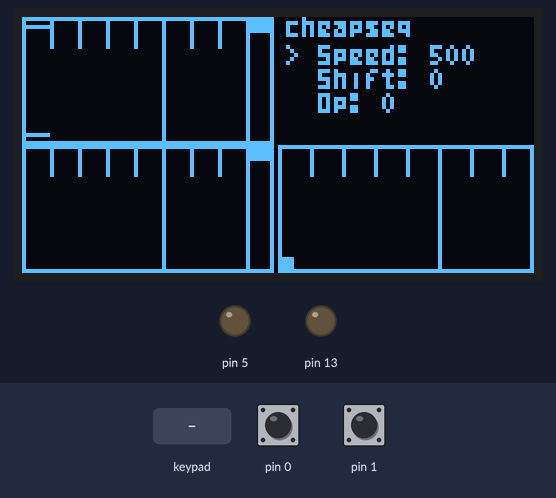
Recording of a sketch running on a simulated Arduino Leonardo, built with avr-gcc and run on an emulated ATmega32U4. Shown: 128×64 one-colour display, output pins drawn as LEDs (lit = HIGH). Wiring (inferred from the signals the program sends): 5×5 keypad (labels assumed): rows pin 10, pin 8, pin 7, pin 6, pin 4; columns pin 14, pin 15, pin 16, pin 18, pin 19. The test bench sets the inputs (shaded band); at power-on: pin 0 HIGH, pin 1 HIGH.

Above: at 1.2 s.
1.3 s: key '7' pressed
At 1.93 s:
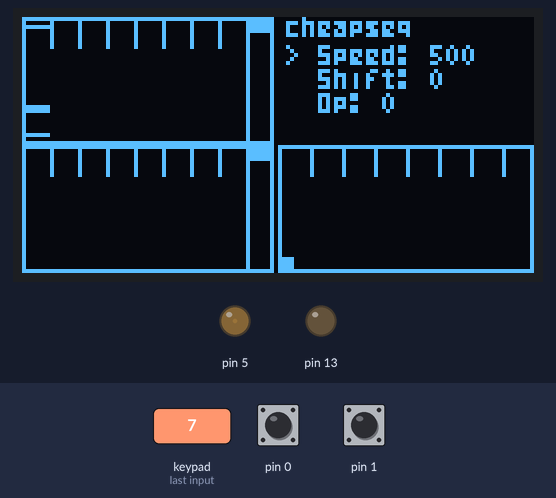
4.3 s: keypad keys 1 2 3 4 pressed 0.4 s apart
At 4.75 s:
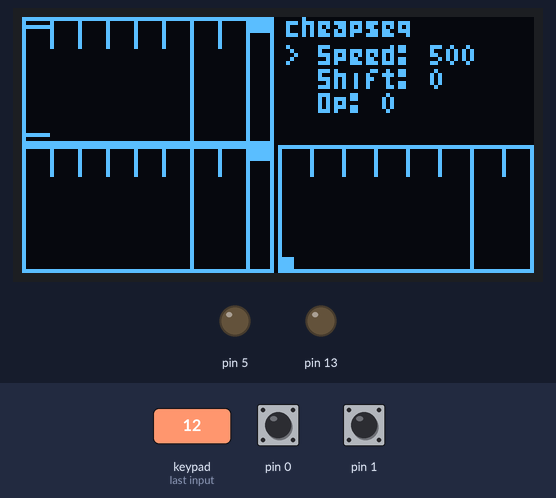
Timing chart, 0 to 7.3 s (numbered marks = the images above; inputs shaded):
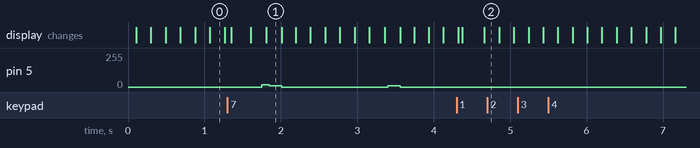

Measured:
- after the input at 1.3 s, pin 5: 0/255 → 16/255 after 0.45 s, → 8/255 0.10 s later, → 0/255 0.16 s later, → 8/255 1.4 s later, … (5 changes in this stretch)
- after the input at 4.3 s, pin 5: stops changing and stays 0/255

The sketch:

main.ino
```cpp
#include <U8g2lib.h>
//#include <U8x8lib.h>
#include <Wire.h>
#include "tones.h"
#include "MultiTunes.h"
#include "encoder.h"
#include "PatternEdit.h"
#include "RythmEdit.h"

//U8X8_SSD1306_128X64_NONAME_HW_I2C u8x8(/* reset=*/ U8X8_PIN_NONE);
U8G2_SSD1306_128X64_NONAME_F_HW_I2C u8g2(U8G2_R0, /* reset=*/ U8X8_PIN_NONE);
extern volatile unsigned int d[4];
extern volatile unsigned char vol[4];
extern volatile byte nf;
extern volatile byte nf2;

byte bstate[21];

byte track[3] = {0, 0, 0};
byte score[2][8][8];
byte rscore[8][16];
byte pos = 0;
byte rpos = 0;
byte activePane = 0;


const byte M_SPEED = 0;
const byte M_SHIFT = 1;
const byte M_OP = 2;

byte mode = M_SPEED;

// global params
int speed = 500;
int shift = 0;
int op = 0;


PatternEdit patternEdit(score[0],&track[0],0,0);
PatternEdit patternEdit2(score[1],&track[1],0,32);
RythmEdit rythmEdit(rscore,&track[2],64,32);

bool visible = true;

void clearScore(){
    for(byte k = 0; k < 2; k ++){
      for(byte i = 0; i < 8; i ++){
        for(byte j = 0; j < 8;j ++){
          score[k][i][j] = 0;
        }
      }
    }
}

void setup(){
  u8g2.begin();
  u8g2.setFlipMode(1);
  u8g2.clear();

  encoder_init();
  soundSetup();

  vol[0] = 8;
  d[0] = 100;

  vol[1] = 8;
  d[1] = 200;

  vol[2] = 0;
  d[2] = 0;
  vol[3] = 0;
  d[3] = 0;


  clearScore();

  pinMode(4, INPUT);
  pinMode(6, INPUT);
  pinMode(7, INPUT);
  pinMode(8, INPUT);
  pinMode(10, INPUT);

  pinMode(4, OUTPUT);
  digitalWrite(4, LOW);

  pinMode(14, INPUT_PULLUP);
  pinMode(15, INPUT_PULLUP);
  pinMode(16, INPUT_PULLUP);
  pinMode(18, INPUT_PULLUP);
  pinMode(19, INPUT_PULLUP);
}

void display(){
  char buf[32];

  soundPause();
  u8g2.clearBuffer();
  u8g2.setFont(u8g2_font_micro_tr);
  u8g2.setDrawColor(1);
  String s;

  s = String("cheapseq");
  u8g2.drawStr(64 + 2,5, s.c_str());

  s = String("Speed: ") + String(speed);
  u8g2.drawStr(64 + 2 + 8,12, s.c_str());

  s = String("Shift: ") + String(shift);
  u8g2.drawStr(64 + 2 + 8,12 + 6*1, s.c_str());

  s = String("Op: ") + String(op);
  u8g2.drawStr(64 + 2 + 8,12 + 6*2, s.c_str());

  u8g2.drawStr(64 + 2,12 + 6*mode, ">");


  //u8g2.setDrawColor(1);
  //for(byte i = 0; i < 32; i ++){
  //  u8g2.drawBox(i*4, 64 - score[0][i]*2 , 2, 2);
  //}
  //u8g2.drawBox(pos*4, 63 , 2, 1);

  patternEdit.display(pos, activePane == 0);
  patternEdit2.display(pos, activePane == 1);
  rythmEdit.display(rpos, activePane == 2);
  u8g2.sendBuffer();

  soundResume();
}

bool dirty = true;
unsigned int bcount = 0;
byte bscan;
unsigned int dcount = 0;
unsigned int pcount = 0;
unsigned int count = 0;
int rdecay = 16;

void loop(){

  pcount ++;
  if(pcount > speed){pcount = 0;} // speed
  if(pcount == 0){
    rpos = (rpos + 1)%16;
    pos = rpos/2;
    if(rpos%2 == 0)dirty = true;
  }

  // sound on
  for(byte i = 0; i < 2; i ++){
    if(score[i][track[i]][pos] > 0){
      d[i] = (tones[score[i][track[i]][pos] + shift] << (1 + op));
      vol[i] = 16;
    }else{
      vol[i] = 0;
    }
  }
  // rythm
  if(rscore[track[2]][rpos] > 0){
    switch(rscore[track[2]][rpos]){
      case 1: nf = 0xf; break;
      case 2: nf2 = 0xf; break;
      case 3: nf = nf2 = 0xf; break;
    }
  }else{
    nf = false;
    nf2 = false;
  }

  // decay
  dcount ++;
  if(dcount > 1)dcount = 0;
  if(dcount == 0){
    //if(vol[0] > 0)vol[0] --;
    if(vol[1] > 0)vol[1] --;
    if(vol[2] > 0)vol[2] --;
  }

  count ++;
  if((count & (0xffff >> rdecay)) == (0xffff >> rdecay)){
    if(nf != 0){
      nf = (nf >> 1);
    }
    if(nf2 != 0){
      nf2 = (nf2 >> 1);
    }
  }

  bcount ++;
  if(bcount == 5){bcount = 0;} // button delay
  if(bcount == 0){
    bscan ++;
    if(bscan > 4){
      bscan = 0;
    }
    pinMode(4, INPUT);
    pinMode(6, INPUT);
    pinMode(7, INPUT);
    pinMode(8, INPUT);
    pinMode(10, INPUT);

    switch(bscan){
      case 0:
        pinMode(10, OUTPUT);
        digitalWrite(10, LOW);
      break;
      case 1:
        pinMode(8, OUTPUT);
        digitalWrite(8, LOW);
      break;
      case 2:
        pinMode(7, OUTPUT);
        digitalWrite(7, LOW);
      break;
      case 3:
        pinMode(6, OUTPUT);
        digitalWrite(6, LOW);
        break;
      case 4:
        pinMode(4, OUTPUT);
        digitalWrite(4, LOW);
      break;
    }

    bool b0,b1,b2,b3,b4;

    b0 = !digitalRead(14);
    b1 = !digitalRead(15);
    b2 = !digitalRead(16);
    b3 = !digitalRead(18);
    b4 = !digitalRead(19);

    switch(bscan){
      case 0:
        if(b1 == 1){bstate[0] ++;}else{bstate[0] = 0;}
        if(b3 == 1){bstate[1] ++;}else{bstate[1] = 0;}
        if(b2 == 1){bstate[2] ++;}else{bstate[2] = 0;}
        if(b0 == 1){bstate[3] ++;}else{bstate[3] = 0;}
      break;
      case 1:
        if(b2 == 1){bstate[4] ++;}else{bstate[4] = 0;}
        if(b3 == 1){bstate[5] ++;}else{bstate[5] = 0;}
        if(b0 == 1){bstate[6] ++;}else{bstate[6] = 0;}
        if(b4 == 1){bstate[7] ++;}else{bstate[7] = 0;}
        if(b1 == 1){bstate[8] ++;}else{bstate[8] = 0;}
      break;
      case 2:
        if(b1 == 1){bstate[9] ++;}else{bstate[9] = 0;}
        if(b4 == 1){bstate[10] ++;}else{bstate[10] = 0;}
        if(b0 == 1){bstate[11] ++;}else{bstate[11] = 0;}
      break;
      case 3:
        if(b3 == 1){bstate[12] ++;}else{bstate[12] = 0;}
        if(b1 == 1){bstate[13] ++;}else{bstate[13] = 0;}
        if(b4 == 1){bstate[14] ++;}else{bstate[14] = 0;}
        if(b0 == 1){bstate[15] ++;}else{bstate[15] = 0;}
        if(b2 == 1){bstate[16] ++;}else{bstate[16] = 0;}
      break;
      case 4:
        if(b0 == 1){bstate[17] ++;}else{bstate[17] = 0;}
        if(b4 == 1){bstate[18] ++;}else{bstate[18] = 0;}
        if(b1 == 1){bstate[19] ++;}else{bstate[19] = 0;}
        if(b2 == 1){bstate[20] ++;}else{bstate[20] = 0;}
      break;
    }

    if(bscan == 4){ // all scan done
      if(bstate[0] == 2){ // F1
        activePane ++;
        if(activePane > 2){
          activePane = 0;
        }
      }else if(bstate[1] > 2){ // F2
        if(bstate[4] == 2){
          mode = M_SPEED;
        }else if(bstate[6] == 2){
          mode = M_SHIFT;
        }else if(bstate[8] == 2){
          mode = M_OP;
        }
      }else{
        switch(activePane){
          case 0:
            dirty = (dirty | patternEdit.run(bstate));
          break;
          case 1:
            dirty = (dirty | patternEdit2.run(bstate));
          break;
          case 2:
            dirty = (dirty | rythmEdit.run(bstate));
          break;
        }
      }
      /*
      for(byte i = 4; i <= 16; i ++){ // keyboard handler
        if(bstate[i] > 0){
          score[0][pos] = i-4 + 1;
          dirty = true;
        }
      }
      if(bstate[3] > 0){ // F4 button handler
        score[0][pos] = 0;
        dirty = true;
      }
      // F1-F2
      if(bstate[0] > 0){visible = true;}
      if(bstate[1] > 0){visible = false;}

      // Right button handler
      if(bstate[19] == 1 || bstate[19] % 32 == 1){
        dirty = true;
        pos ++;
        if(pos > 8){pos = 0;}
      }
      // Left button handler
      if(bstate[17] == 1 || bstate[17] % 32 == 1){
        dirty = true;
        if(pos > 0){
          pos --;
        }else{
          pos = 7;
        }
      }
      */
    }
  }

  if(dirty){
    if(visible)display();
    dirty = false;
  }
}

void rotate(char n){
  static char acc = 0;
  acc += n;

  char diff;

  if(abs(acc) >= 4){
    diff = (acc >> 2);

    switch(mode){
      case M_SPEED:
        if(speed > 100){
          speed += diff*10;
        }else{
          speed += diff;
        }
        if(speed < 50){
          speed = 50;
        }
        break;
      case M_SHIFT:
       shift += diff;
       break;
      case M_OP:
       op += diff;
       break;
    }
    dirty = true;

    acc = 0;
  }
}
```

MultiTunes.cpp
```cpp
#include <Arduino.h>

const unsigned int timerLoadValue = 180;//50;//220;
volatile unsigned int level = 0;
volatile unsigned int d[4] = {0,0,0,0}; // default value( for debug)
volatile unsigned int dn[4] = {0,0,0,0};       // work variable
//volatile unsigned int lfo = 0;

volatile unsigned char vol[4] = {0,0,0,0}; // volume par channel
volatile byte nf;
volatile byte nf2;
int noise = 50;
int noise2 = 50;
volatile byte realcount = 0;


int (*levelFunc)();

int rawCalcLevel(){
  return ((dn[0]&(1<<15))?vol[0]:0) +
         ((dn[1]&(1<<15))?vol[1]:0) +
         ((dn[2]&(1<<15))?vol[2]:0) +
         ((dn[3]&(1<<15))?vol[3]:0) + ((noise)&nf) + ((noise2>>8) &nf2);// +
         //((dn[4]&(1<<15))?vol[4]:0) +
         //((dn[5]&(1<<15))?vol[5]:0) +
         //((dn[6]&(1<<15))?vol[6]:0) +
         //((dn[7]&(1<<15))?vol[7]:0);
}

void soundSetup(){
  //mkWave(0);

  levelFunc = rawCalcLevel;

  pinMode(5,OUTPUT);
  pinMode(13, OUTPUT);
  digitalWrite(13, LOW);

  // 3-pwm ,pwm
  TCCR3A = _BV(COM3A1) | _BV(WGM30);
  // clk/1 prescale
  TCCR3B = /*_BV(WGM12) |*/ _BV(CS30); //1      31250
  TIMSK3 = 1<<TOIE3; // Timer/Counter2 Overflow Interrupt Enable
  OCR3A = 80; // for debug
}
void soundPause(){
  TIMSK3 = 0;
}
void soundResume(){
  TIMSK3 = 1<<TOIE3;
}

ISR(TIMER3_OVF_vect) {    // Timer/Counter1 Overflow
  TCNT3 = timerLoadValue; // Reset the timer
  dn[0] = dn[0] + d[0] /*+ vf * ((*(wave[15] + (lfo >> 10))) << 2)*/;
  dn[1] = dn[1] + d[1];
  dn[2] = dn[2] + d[2];
  dn[3] = dn[3] + d[3];
  //dn[4] = dn[4] + d[4];
  //dn[5] = dn[5] + d[5];
  //dn[6] = dn[6] + d[6];
  //dn[7] = dn[7] + d[7];

  noise = (noise>>1) + ((bitRead(noise, 13) xor bitRead(noise, 3) xor 1) << 15);
  noise2 = 2100005341  * noise2 + 1651869;
  realcount ++;

  level = (*levelFunc)();

  //level = ((preLevel + level) >> 1); // filter
  //preLevel = level;
  OCR3A = (level);
}
```

MultiTunes.h
```cpp
#ifndef MultiTunes_h
#define MultiTunes_h

void soundSetup();
void soundPause();
void soundResume();

#endif
```

PatternEdit.cpp
```cpp
#include "PatternEdit.h"

void PatternEdit::init(){

}

void PatternEdit::display(int gpos, bool active){
  const byte size = 7;
  u8g2.setDrawColor(1);
  for(byte i = 0; i < 8; i ++){
    if(score[*track][i] > 0){
      u8g2.drawBox(baseX + i*size, baseY + 32 - score[*track][i]*2 , size, 2);
    }
  }

  // grid
  for(byte i = 0; i < 8; i ++){
    u8g2.drawBox(baseX + i*size, baseY , 1, 8);
  }

  if(active){
    // cursor
    u8g2.drawBox(baseX + pos*size, baseY + 31 - 2 , size, 1);
    u8g2.drawBox(baseX + pos*size, baseY + 0 + 2 , size, 1);
  }

  // seek
  u8g2.drawBox(baseX + gpos*size, baseY , 1, 32);

  // tool
  u8g2.drawFrame(baseX + size*8, baseY , size, 32);

  // track
  u8g2.drawBox(baseX + size*8, baseY + *track * 4, size, 4);

  // frame
  u8g2.drawFrame(baseX + 0, baseY , 63, 32);
}

bool PatternEdit::run(byte* bstate){
  bool dirty = false;
  for(byte i = 4; i <= 16; i ++){ // keyboard handler
    if(bstate[i] > 0){
      score[*track][pos] = i-4 + 1;
      dirty = true;
    }
  }
  if(bstate[3] > 0){ // F4 button handler
    score[*track][pos] = 0;
    dirty = true;
  }
  // F1-F2
  //if(bstate[0] > 0){visible = true;}
  //if(bstate[1] > 0){visible = false;}

  // Up button handler
  if(bstate[20] == 1 || (bstate[20] % 32 == 1) && bstate[20] > 128){
    dirty = true;
    (*track) ++;
    if(*track >= 8){*track = 0;}
  }
  // Down button handler
  if(bstate[18] == 1 || (bstate[18] % 32 == 1) && bstate[18] > 128){
    dirty = true;
    if(*track > 0){
      (*track) --;
    }else{
      *track = 7;
    }
  }

  // Right button handler
  if(bstate[19] == 1 || (bstate[19] % 32 == 1) && bstate[19] > 128){
    dirty = true;
    pos ++;
    if(pos >= 8){pos = 0;}
  }
  // Left button handler
  if(bstate[17] == 1 || (bstate[17] % 32 == 1) && bstate[17] > 128){
    dirty = true;
    if(pos > 0){
      pos --;
    }else{
      pos = 7;
    }
  }
  return dirty;
}

void PatternEdit::rotate(){

}
```

PatternEdit.h
```cpp
#include "Arduino.h"
#include <U8g2lib.h>
extern U8G2_SSD1306_128X64_NONAME_F_HW_I2C u8g2;

class PatternEdit{
  byte* score[8];
  byte* track;
  byte pos;
  byte baseX,baseY;
  public:
  PatternEdit(){
  }
  PatternEdit(byte pscore[8][8],byte* ptrack,byte x, byte y): pos(0),track(ptrack), baseX(x), baseY(y){
    for(byte i = 0; i < 8; i ++){
      score[i] = pscore[i];
    }
  }
  void init();
  void display(int gpos, bool active);
  bool run(byte* bstate);
  void rotate();
};
```

RythmEdit.cpp
```cpp
#include "RythmEdit.h"

void RythmEdit::init(){

}

void RythmEdit::display(int gpos, bool active){
  const byte size = 4;
  u8g2.setDrawColor(1);
  for(byte i = 0; i < 16; i ++){
    if(score[*track][i]&1){
      u8g2.drawBox(baseX + i*size, baseY + size * 1, size, size);
    }
    if(score[*track][i]&2){
      u8g2.drawBox(baseX + i*size, baseY + size * 2, size, size);
    }
  }

  for(byte i = 0; i < 8; i ++){
    u8g2.drawBox(baseX + i*size*2, baseY , 1, 8);
  }

  if(active){
    // cursor
    u8g2.drawBox(baseX + pos*size, baseY + 31 - 2 , size, 1);
    u8g2.drawBox(baseX + pos*size, baseY + 0 + 2 , size, 1);
  }

  // seek
  u8g2.drawBox(baseX + gpos*size, baseY , 1, 32);

  // track
  u8g2.drawBox(baseX + *track*8, baseY + 32 - 4, size, 4);

  // frame
  u8g2.drawFrame(baseX + 0, baseY , 64, 32);
}

bool RythmEdit::run(byte* bstate){
  bool dirty = false;
  for(byte i = 4; i <= 16; i ++){ // keyboard handler
    if(bstate[i] > 0){
      score[*track][pos] = i-4 + 1;
      dirty = true;
    }
  }
  if(bstate[3] > 0){ // F4 button handler
    score[*track][pos] = 0;
    dirty = true;
  }

  // Up button handler
  if(bstate[20] == 1 || (bstate[20] % 32 == 1) && bstate[20] > 128){
    dirty = true;
    (*track) ++;
    if(*track >= 8){*track = 0;}
  }
  // Down button handler
  if(bstate[18] == 1 || (bstate[18] % 32 == 1) && bstate[18] > 128){
    dirty = true;
    if(*track > 0){
      (*track) --;
    }else{
      *track = 7;
    }
  }

  // Right button handler
  if(bstate[19] == 1 || (bstate[19] % 32 == 1) && bstate[19] > 128){
    dirty = true;
    pos ++;
    if(pos >= 16){pos = 0;}
  }
  // Left button handler
  if(bstate[17] == 1 || (bstate[17] % 32 == 1) && bstate[17] > 128){
    dirty = true;
    if(pos > 0){
      pos --;
    }else{
      pos = 7;
    }
  }
  return dirty;
}

void RythmEdit::rotate(){

}
```

RythmEdit.h
```cpp
#include "Arduino.h"
#include <U8g2lib.h>
extern U8G2_SSD1306_128X64_NONAME_F_HW_I2C u8g2;

class RythmEdit{
  byte* score[16];
  byte* track;
  byte pos;
  byte baseX,baseY;
  public:
  RythmEdit(){
  }
  RythmEdit(byte pscore[8][16],byte* ptrack,byte x, byte y): pos(0), track(ptrack), baseX(x), baseY(y){
    for(byte i = 0; i < 16; i ++){
      score[i] = pscore[i];
    }
  }
  void init();
  void display(int gpos, bool active);
  bool run(byte* bstate);
  void rotate();
};
```

encoder.h
```cpp
int new_SW, old_SW;
volatile int ecount;
volatile int intcount; //割り込み回数

extern void rotate(char);

//const int QEM[] = {0, -1, 1, 2, 1, 0, 2, -1, -1, 2, 0, 1, 2, 1, -1, 0};
const int QEM[] = {0, -1, 1, 0, 1, 0, 0, -1, -1, 0, 0, 1, 0, 1, -1, 0};
void QE_IRQ(void)
{
  old_SW = new_SW;
  new_SW = digitalRead (0) * 2 + digitalRead (1);
  char diff = QEM[old_SW * 4 + new_SW];
  if(diff != 0){rotate(diff);};
  ecount += diff;
  intcount++; //割り込み回数カウント、通常は不要
}

void encoder_init(){
  pinMode(0, INPUT_PULLUP);
  pinMode(1, INPUT_PULLUP);
  attachInterrupt(2, QE_IRQ, CHANGE);
  attachInterrupt(3, QE_IRQ, CHANGE);
  new_SW = digitalRead (0) * 2 + digitalRead (1);
}
```

tones.h
```cpp
#define NOTE_C3  131
#define NOTE_CS3 139
#define NOTE_D3  147
#define NOTE_DS3 156
#define NOTE_E3  165
#define NOTE_F3  175
#define NOTE_FS3 185
#define NOTE_G3  196
#define NOTE_GS3 208
#define NOTE_A3  220
#define NOTE_AS3 233
#define NOTE_B3  247
#define NOTE_C4  262
#define NOTE_CS4 277
#define NOTE_D4  294
#define NOTE_DS4 311
#define NOTE_E4  330
#define NOTE_F4  349
#define NOTE_FS4 370
#define NOTE_G4  392
#define NOTE_GS4 415
#define NOTE_A4  440
#define NOTE_AS4 466
#define NOTE_B4  494
#define NOTE_C5  523
#define NOTE_CS5 554
#define NOTE_D5  587
#define NOTE_DS5 622
#define NOTE_E5  659
#define NOTE_F5  698
#define NOTE_FS5 740
#define NOTE_G5  784
#define NOTE_GS5 831
#define NOTE_A5  880
#define NOTE_AS5 932
#define NOTE_B5  988

volatile unsigned int tones[]= {
NOTE_C3,NOTE_CS3,
NOTE_D3,NOTE_DS3,
NOTE_E3,
NOTE_F3,NOTE_FS3,
NOTE_G3,NOTE_GS3,
NOTE_A3,NOTE_AS3,
NOTE_B3,
NOTE_C4,NOTE_CS4,
NOTE_D4,NOTE_DS4,
NOTE_E4,
NOTE_F4,NOTE_FS4,
NOTE_G4,NOTE_GS4,
NOTE_A4,NOTE_AS4,
NOTE_B4,
NOTE_C5,NOTE_CS5,
NOTE_D5,NOTE_DS5,
NOTE_E5,
NOTE_F5,NOTE_FS5,
NOTE_G5,NOTE_GS5,
NOTE_A5,NOTE_AS5,
NOTE_B5
};
```
